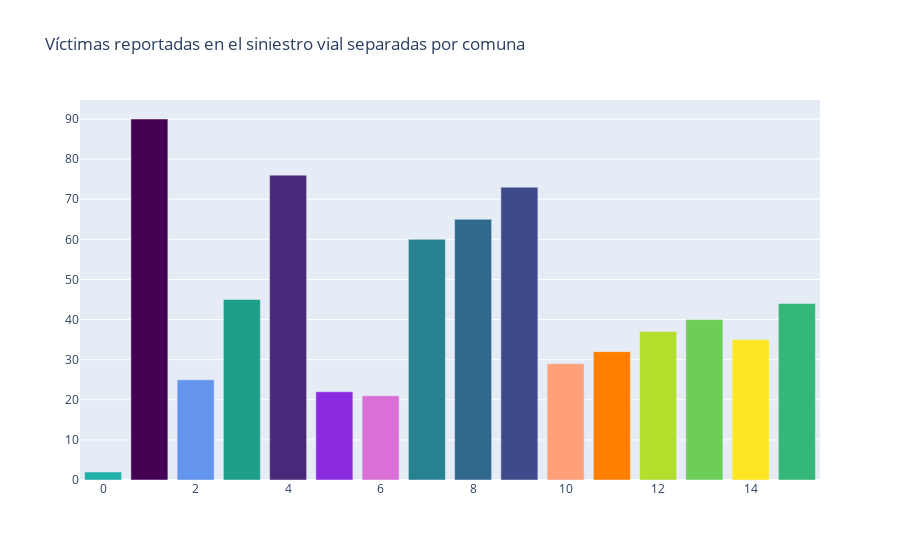

Notebook source saved alongside this figure:
### Markdown cell above
Gráfico de barra mostrando los accidentes reportados por cada comuna

### Code cell
comunas = siniestros_viales_hechos.COMUNA.value_counts().index
frecuencias = siniestros_viales_hechos.COMUNA.value_counts().values

normalized_frecuencias = (frecuencias - min(frecuencias)) / (max(frecuencias) - min(frecuencias))

color_palette = ['#440154', '#482878', '#3e4a89', '#31688e', '#26828e', '#1f9e89', 
                 '#35b779', '#6dcd59', '#b4de2c', '#fde725', '#ff7f00', '#ffa07a', 
                 '#6495ed', '#8a2be2', '#da70d6', '#20b2aa']

fig1 = go.Figure(data=[go.Bar(x=comunas, y=frecuencias, marker_color=color_palette)])
fig1.update_layout(title_text='Víctimas reportadas en el siniestro vial separadas por comuna')
fig1.show()

### Figure 1 — Plotly figure (JSON) as saved in the notebook; plotly's stock layout.template omitted (floating-point values rounded to 4 significant figures)
{"data": [{"marker": {"color": ["#440154", "#482878", "#3e4a89", "#31688e", "#26828e", "#1f9e89", "#35b779", "#6dcd59", "#b4de2c", "#fde725", "#ff7f00", "#ffa07a", "#6495ed", "#8a2be2", "#da70d6", "#20b2aa"]}, "type": "bar", "x": [1, 4, 9, 8, 7, 3, 15, 13, 12, 14, 11, 10, 2, 5, 6, 0], "y": [90, 76, 73, 65, 60, 45, 44, 40, 37, 35, 32, 29, 25, 22, 21, 2]}], "layout": {"title": {"text": "Víctimas reportadas en el siniestro vial separadas por comuna"}}}
